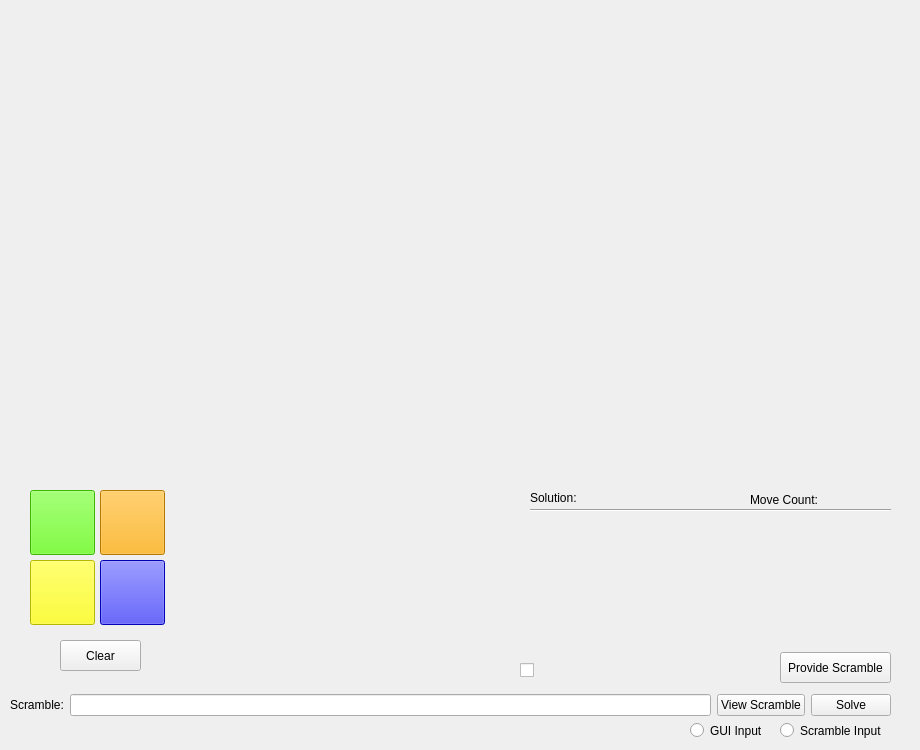
    <widget class="QWidget" name="tabPyra">
     <attribute name="title">
      <string>Pyra</string>
     </attribute>
     <widget class="QLabel" name="moveCountLabel_static_P">
      <property name="geometry">
       <rect>
        <x>750</x>
        <y>490</y>
        <width>121</width>
        <height>20</height>
       </rect>
      </property>
      <property name="styleSheet">
       <string notr="true">font: 12pt &quot;MS Shell Dlg 2&quot;;</string>
      </property>
      <property name="text">
       <string>Move Count:</string>
      </property>
     </widget>
     <widget class="QWidget" name="layoutWidget_4">
      <property name="geometry">
       <rect>
        <x>10</x>
        <y>690</y>
        <width>881</width>
        <height>30</height>
       </rect>
      </property>
      <layout class="QHBoxLayout" name="horizontalLayout_3">
       <item>
        <widget class="QLabel" name="scrambleLabel_P">
         <property name="text">
          <string>Scramble:</string>
         </property>
        </widget>
       </item>
       <item>
        <widget class="QLineEdit" name="scrambleLineEdit_P"/>
       </item>
       <item>
        <widget class="QPushButton" name="viewScrambleButton_P">
         <property name="styleSheet">
          <string notr="true">font: 8pt &quot;MS Shell Dlg 2&quot;;</string>
         </property>
         <property name="text">
          <string>View Scramble</string>
         </property>
        </widget>
       </item>
       <item>
        <widget class="QPushButton" name="solveButton_P">
         <property name="styleSheet">
          <string notr="true">font: 8pt &quot;MS Shell Dlg 2&quot;;</string>
         </property>
         <property name="text">
          <string>Solve</string>
         </property>
        </widget>
       </item>
      </layout>
     </widget>
     <widget class="QLabel" name="moveCountLabel_P">
      <property name="geometry">
       <rect>
        <x>870</x>
        <y>490</y>
        <width>21</width>
        <height>16</height>
       </rect>
      </property>
      <property name="text">
       <string/>
      </property>
     </widget>
     <widget class="QPushButton" name="cg_P">
      <property name="geometry">
       <rect>
        <x>30</x>
        <y>490</y>
        <width>65</width>
        <height>65</height>
       </rect>
      </property>
      <property name="styleSheet">
       <string notr="true">background-color: rgb(85, 255, 0);</string>
      </property>
      <property name="text">
       <string/>
      </property>
     </widget>
     <widget class="QPushButton" name="clearButton_P">
      <property name="geometry">
       <rect>
        <x>60</x>
        <y>640</y>
        <width>81</width>
        <height>31</height>
       </rect>
      </property>
      <property name="styleSheet">
       <string notr="true">font: 8pt &quot;MS Shell Dlg 2&quot;;</string>
      </property>
      <property name="text">
       <string>Clear</string>
      </property>
     </widget>
     <widget class="QPushButton" name="cy_P">
      <property name="geometry">
       <rect>
        <x>30</x>
        <y>560</y>
        <width>65</width>
        <height>65</height>
       </rect>
      </property>
      <property name="styleSheet">
       <string notr="true">background-color: rgb(255, 255, 0);</string>
      </property>
      <property name="text">
       <string/>
      </property>
     </widget>
     <widget class="QLabel" name="solutionLabel_P">
      <property name="geometry">
       <rect>
        <x>530</x>
        <y>490</y>
        <width>91</width>
        <height>16</height>
       </rect>
      </property>
      <property name="styleSheet">
       <string notr="true">font: 12pt &quot;MS Shell Dlg 2&quot;;</string>
      </property>
      <property name="text">
       <string>Solution:</string>
      </property>
     </widget>
     <widget class="QPushButton" name="co_P">
      <property name="geometry">
       <rect>
        <x>100</x>
        <y>490</y>
        <width>65</width>
        <height>65</height>
       </rect>
      </property>
      <property name="styleSheet">
       <string notr="true">background-color: rgb(255, 170, 0);</string>
      </property>
      <property name="text">
       <string/>
      </property>
     </widget>
     <widget class="Line" name="line_P">
      <property name="geometry">
       <rect>
        <x>530</x>
        <y>490</y>
        <width>361</width>
        <height>41</height>
       </rect>
      </property>
      <property name="orientation">
       <enum>Qt::Horizontal</enum>
      </property>
     </widget>
     <widget class="QPushButton" name="cb_P">
      <property name="geometry">
       <rect>
        <x>100</x>
        <y>560</y>
        <width>65</width>
        <height>65</height>
       </rect>
      </property>
      <property name="styleSheet">
       <string notr="true">background-color: rgb(0, 0, 255);</string>
      </property>
      <property name="text">
       <string/>
      </property>
     </widget>
     <widget class="QCheckBox" name="shortSolutionButton_P">
      <property name="geometry">
       <rect>
        <x>520</x>
        <y>660</y>
        <width>261</width>
        <height>21</height>
       </rect>
      </property>
      <property name="text">
       <string/>
      </property>
     </widget>
     <widget class="QLabel" name="movesLabel_P">
      <property name="geometry">
       <rect>
        <x>530</x>
        <y>520</y>
        <width>361</width>
        <height>121</height>
       </rect>
      </property>
      <property name="text">
       <string/>
      </property>
     </widget>
     <widget class="QRadioButton" name="scrambleInputButton_P">
      <property name="geometry">
       <rect>
        <x>780</x>
        <y>720</y>
        <width>131</width>
        <height>21</height>
       </rect>
      </property>
      <property name="styleSheet">
       <string notr="true">font: 8pt &quot;MS Shell Dlg 2&quot;;</string>
      </property>
      <property name="text">
       <string>Scramble Input</string>
      </property>
     </widget>
     <widget class="QRadioButton" name="GUIInputButton_P">
      <property name="geometry">
       <rect>
        <x>690</x>
        <y>720</y>
        <width>81</width>
        <height>21</height>
       </rect>
      </property>
      <property name="styleSheet">
       <string notr="true">font: 8pt &quot;MS Shell Dlg 2&quot;;</string>
      </property>
      <property name="text">
       <string>GUI Input</string>
      </property>
     </widget>
     <widget class="QGraphicsView" name="graphicsView_P">
      <property name="geometry">
       <rect>
        <x>7</x>
        <y>5</y>
        <width>891</width>
        <height>461</height>
       </rect>
      </property>
      <property name="styleSheet">
       <string notr="true">background-color: rgba(0, 0, 0, 0);
alternate-background-color: rgba(0, 0, 0, 0);
border-style: none;
gridline-color: rgba(0, 0, 0, 0);
selection-color: rgba(0, 0, 0, 0);
selection-background-color: rgba(0, 0, 0, 0);</string>
      </property>
     </widget>
     <widget class="QPushButton" name="provideScrambleButton_P">
      <property name="geometry">
       <rect>
        <x>780</x>
        <y>652</y>
        <width>111</width>
        <height>31</height>
       </rect>
      </property>
      <property name="styleSheet">
       <string notr="true">font: 8pt &quot;MS Shell Dlg 2&quot;;</string>
      </property>
      <property name="text">
       <string>Provide Scramble</string>
      </property>
     </widget>
    </widget>
